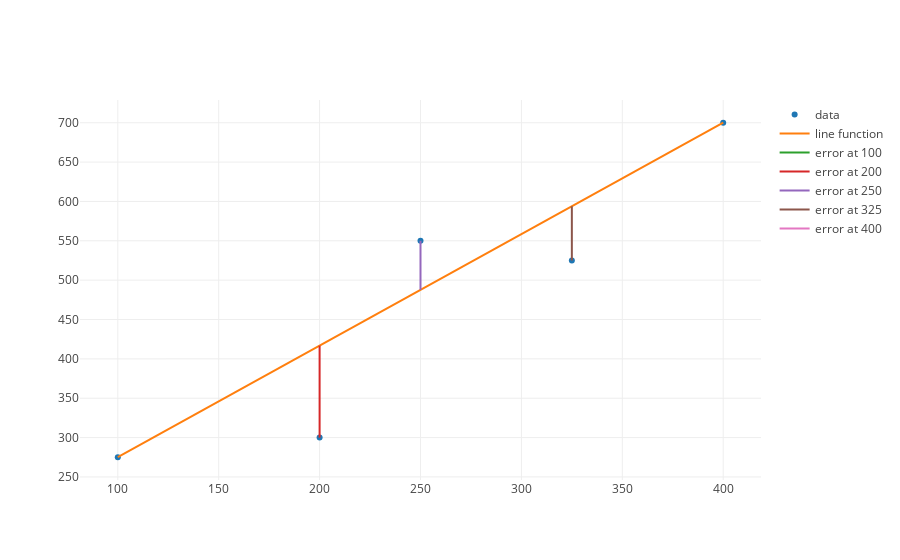

This figure's notebook cell:
### Code cell
from graph import trace, plot, line_function_trace

def y_actual(x, x_values, y_values):
    combined_values = list(zip(x_values, y_values))
    point_at_x = list(filter(lambda point: point[0] == x,combined_values))[0]
    return point_at_x[1]

def error_line_trace(x_values, y_values, m, b, x):
    y_hat = m*x + b
    y = y_actual(x, x_values, y_values)
    name = 'error at ' + str(x)
    error_value = y - y_hat
    return {'x': [x, x], 'y': [y, y_hat], 'mode': 'lines', 'name': name, 'text': [error_value], 'textposition':'top right'}

def error_line_traces(x_values, y_values, m, b):
    return list(map(lambda x_value: error_line_trace(x_values, y_values, m, b, x_value), x_values))

errors = error_line_traces(budgets, revenues, 1.417, 133.33)
plot([scatter_trace, regression_trace, errors[0], errors[1], errors[2], errors[3], errors[4]])

### Figure 1 — Plotly figure (JSON) as saved in the notebook; plotly's stock layout.template omitted (floating-point values rounded to 4 significant figures)
{"data": [{"mode": "markers", "name": "data", "text": [], "type": "scatter", "uid": "7a743774-d7cb-11e8-b96f-34159e1c7ef8", "x": [100, 200, 250, 325, 400], "y": [275, 300, 550, 525, 700]}, {"mode": "lines", "name": "line function", "type": "scatter", "uid": "7a743a6c-d7cb-11e8-a58e-34159e1c7ef8", "x": [100, 200, 250, 325, 400], "y": [275.0, 416.7, 487.6, 593.9, 700.1]}, {"mode": "lines", "name": "error at 100", "text": ["-0.03000000000002956"], "textposition": "top right", "type": "scatter", "uid": "7a743c2e-d7cb-11e8-b760-34159e1c7ef8", "x": [100, 100], "y": [275, 275.0]}, {"mode": "lines", "name": "error at 200", "text": ["-116.73000000000002"], "textposition": "top right", "type": "scatter", "uid": "7a743dd2-d7cb-11e8-8713-34159e1c7ef8", "x": [200, 200], "y": [300, 416.7]}, {"mode": "lines", "name": "error at 250", "text": ["62.41999999999996"], "textposition": "top right", "type": "scatter", "uid": "7a743f6c-d7cb-11e8-bce6-34159e1c7ef8", "x": [250, 250], "y": [550, 487.6]}, {"mode": "lines", "name": "error at 325", "text": ["-68.85500000000002"], "textposition": "top right", "type": "scatter", "uid": "7a744162-d7cb-11e8-af85-34159e1c7ef8", "x": [325, 325], "y": [525, 593.9]}, {"mode": "lines", "name": "error at 400", "text": ["-0.13000000000010914"], "textposition": "top right", "type": "scatter", "uid": "7a744306-d7cb-11e8-9b09-34159e1c7ef8", "x": [400, 400], "y": [700, 700.1]}], "layout": {}}
